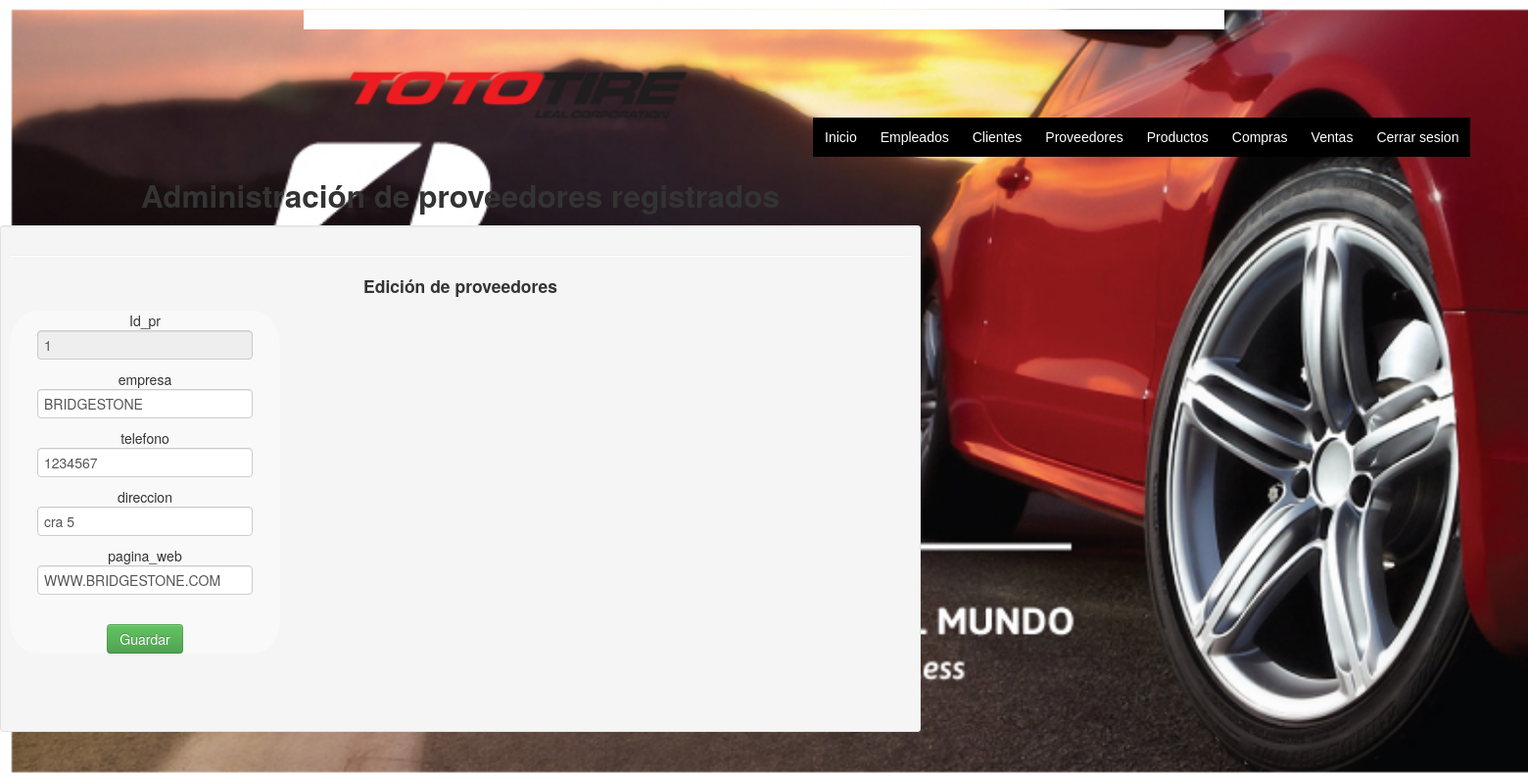
Screenshot of /controlador/actualizarpr.php?id=1 (signed in) with the database file from the repository.
### tables this page shows
CREATE TABLE `proveedor` (
  `id_pr` int(11) NOT NULL,
  `empresa` varchar(250) DEFAULT NULL,
  `tel` varchar(250) DEFAULT NULL,
  `dir` varchar(250) DEFAULT NULL,
  `pag_web` varchar(250) DEFAULT NULL
);

### controlador/actualizarpr.php (the view, shortened to what this page needs)
<!DOCTYPE html>
<html lang="en">
  <head>
    <link href="bootstrap/css/bootstrap.min.css" rel="stylesheet"/>
<link rel="stylesheet" type="text/css" href="css\acem.css" />
  </head>
<body >
<div class="container">
<div class="row">
</div>
 <div class="menu"style=" background: #ffffff;">
 <?php
include("../vista/menu.php");
?>
<div class="row">
	<div class="span12">
		<div class="caption">
		<h2> Administración de proveedores registrados</h2>
		<div class="well well-small">
		<hr class="soft"/>
		<h4>Edición de proveedores</h4>
		<div class="row-fluid">
		<?php
		extract($_GET);
		require("../modelo/connect_db.php");
		$id = $_GET['id'];
		$sql="SELECT * FROM proveedor WHERE id_pr= '$id'";
		$ressql=mysqli_query($mysqli,$sql);
		while ($row=mysqli_fetch_row($ressql)){
			    	$id_pr=$row[0];
		    	$emp=$row[1];
		    	$telpr=$row[2];
		    	$dirpr=$row[3];
					$pag_web=$row[4];
			}
		?>
		<form action="../modelo/ejecutaactualizarpr.php" method="post">
				Id_pr<br><input type="text" name="id_pr" value= "<?php echo $id_pr ?>" readonly="readonly"><br>
				empresa<br> <input type="text" name="emp" value="<?php echo $emp ?>"><br>
				telefono <br> <input type="text" name="telpr" value="<?php echo $telpr ?>" pattern="[0-9]*"><br>
				direccion<br> <input type="text" name="dirpr" value="<?php echo $dirpr ?>"><br>
				pagina_web<br> <input type="text" name="pag_web" value="<?php echo $pag_web ?>"><br>
				<br>
				<input type="submit" value="Guardar" class="btn btn-success btn-primary">
			</form>
		<div class="span8">
		</div>
		</div>
		<br/>
		</div>
</div>
	</div>
</div>
  </body>
</html>

### controlador/css/acem.css (style rules this page uses)
body { background-image: url(LLANTA.JPG); background-repeat: no-repeat; background-attachment: fixed; background-size: cover; text-align: center; font-family: "Times New Roman"; }
div { padding-top: 5px }
form { width:30%; background: rgba(255, 255, 255, 0.37); border-radius:10%; }
::placeholder { color: silver; }
.menu { padding:10px 20px; }

### controlador/css/indexastyle.css (style rules this page uses)
* { margin:0px; padding:0px; }
body { background-image: url(LLANTA.JPG); background-repeat: no-repeat; background-attachment: fixed; background-size: cover; text-align: center; font-family: "Times New Roman"; }

### rows the page displays
proveedor: id_pr "1", emp "BRIDGESTONE", telpr "1234567", dirpr "cra 5", pag_web "WWW.BRIDGESTONE.COM"
